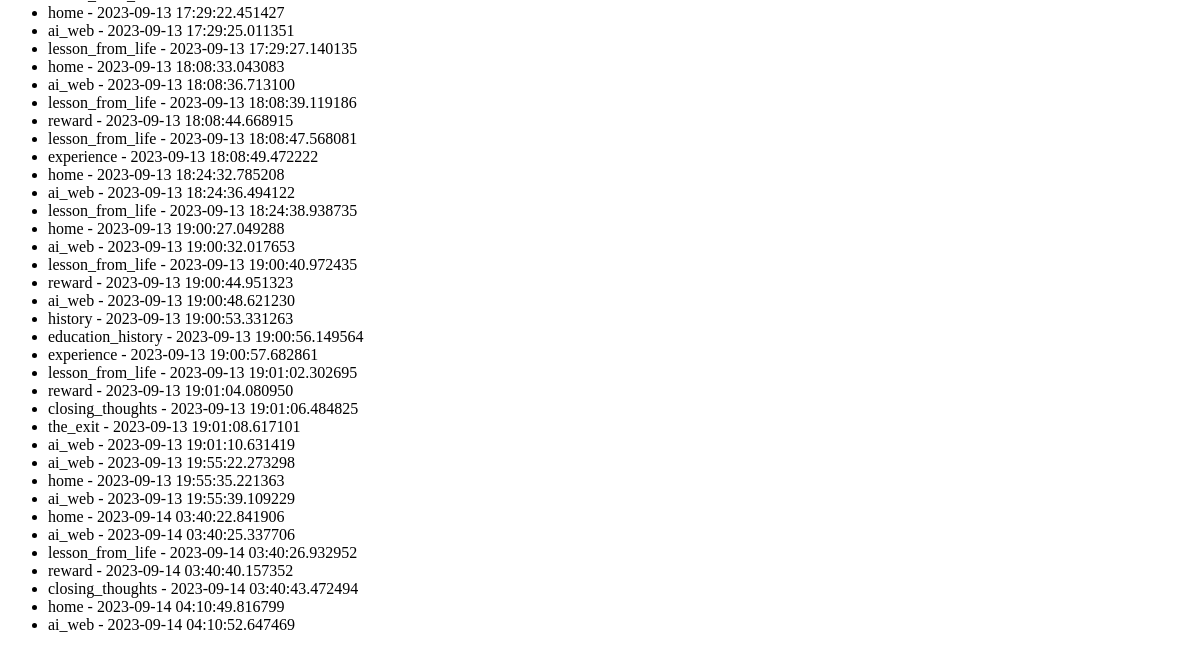
Before: /view_visits (lower part) with the older database file.
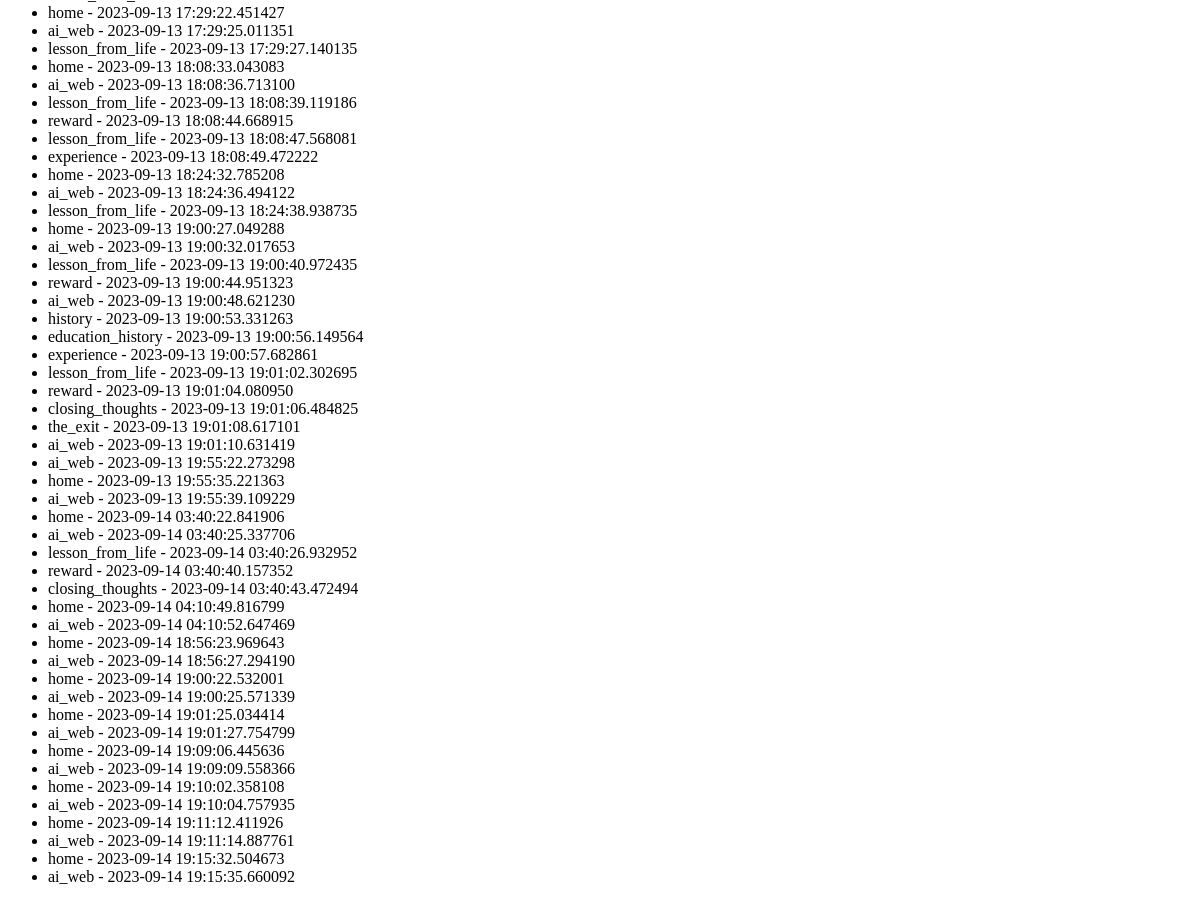
After: the same page with the newer database file.
### app.py (models this page shows)
class Visit(db.Model):
    id = db.Column(db.Integer, primary_key=True)
    timestamp = db.Column(db.DateTime, nullable=False, default=datetime.utcnow)
    page_name = db.Column(db.String(100), nullable=False)

### app.py (the view)
@app.route('/view_visits')
def view_visits():
    visits = Visit.query.all()
    return render_template('view_visits.html', visits=visits)

### templates/view_visits.html (shortened to what this page needs)
<!DOCTYPE html>
<html lang="en">
<head>
</head>
<body>
    <ul>
        {% for visit in visits %}
            <li>{{ visit.page_name }} - {{ visit.timestamp }}</li>
        {% endfor %}
    </ul>
</body>
</html>

Changed rows visible on the page:
added Visit: page_name "home", timestamp "2023-09-14 18:56:23.969643"
added Visit: page_name "ai_web", timestamp "2023-09-14 18:56:27.294190"
added Visit: page_name "home", timestamp "2023-09-14 19:00:22.532001"
added Visit: page_name "ai_web", timestamp "2023-09-14 19:00:25.571339"
added Visit: page_name "home", timestamp "2023-09-14 19:01:25.034414"
added Visit: page_name "ai_web", timestamp "2023-09-14 19:01:27.754799"
added Visit: page_name "home", timestamp "2023-09-14 19:09:06.445636"
added Visit: page_name "ai_web", timestamp "2023-09-14 19:09:09.558366"
added Visit: page_name "home", timestamp "2023-09-14 19:10:02.358108"
added Visit: page_name "ai_web", timestamp "2023-09-14 19:10:04.757935"
added Visit: page_name "home", timestamp "2023-09-14 19:11:12.411926"
added Visit: page_name "ai_web", timestamp "2023-09-14 19:11:14.887761"
added Visit: page_name "home", timestamp "2023-09-14 19:15:32.504673"
added Visit: page_name "ai_web", timestamp "2023-09-14 19:15:35.660092"
